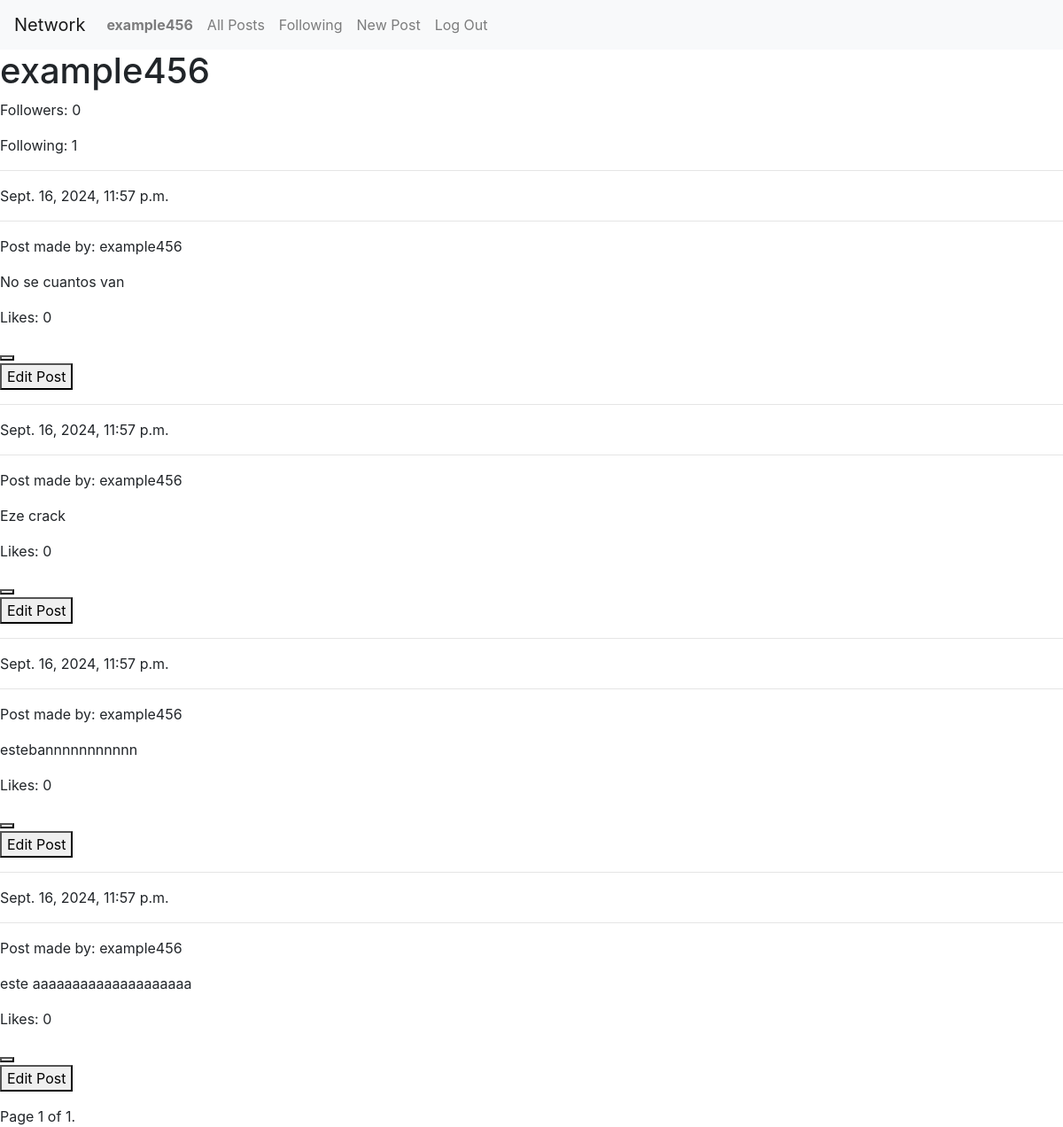
Screenshot of /profile/example456/ (signed in) with the database file from the repository.
### network/models.py (models this page shows, shortened)
class User(AbstractUser):
    pass

class Profile(models.Model):
    user = models.OneToOneField(User, on_delete=models.CASCADE, related_name="profile")
    followers = models.ManyToManyField(User, related_name="following", blank=True)

class Post(models.Model):
    user = models.ForeignKey("User", on_delete=models.CASCADE, related_name="user")
    body = models.TextField(blank=True)
    timestamp = models.DateTimeField(auto_now_add=True)
    likes = models.ManyToManyField(User, related_name="liked_posts", blank=True, default=0)
    is_active = models.BooleanField(default=True)

### network/views.py (the view)
# urls.py: path('profile/<str:username>/', views.profile, name='profile'),
def profile(request, username):
    user = get_object_or_404(User, username=username)
    profile, created = Profile.objects.get_or_create(user=user)
    posts = Post.objects.filter(user=user).order_by("-timestamp")
    pagin = paginator(request, posts)
    is_following = False
    is_profile = False
    num_followers = profile.followers.count()  # Contar seguidores
    num_following = user.following.count()  # Contar seguidos
    if request.user == user:
        is_profile = True
    if request.user.is_authenticated and not is_profile:
        is_following = request.user in profile.followers.all()
    return render(request, "network/profile.html", {
            "profile_user": user,
            "profile": profile,
            "active_posts": pagin["page_posts"],
            "is_following": is_following,
            "num_followers": num_followers,
            "num_following": num_following,
            "is_profile": is_profile,
        })

### network/views.py (called while the page is built)
def paginator(request, posts):
    paginator = Paginator(posts, 10)
    page_num = request.GET.get('page', 1)
    try:
        page_posts = paginator.get_page(page_num)
    except PageNotAnInteger:
        page_posts = paginator.page(1)
    except EmptyPage:
        page_posts = paginator.page(paginator.num_pages)
    return {
        "page_posts": page_posts,
    }

### network/templates/network/profile.html (shortened to what this page needs)
{% extends "network/layout.html" %}
{% load static %}
{% block body %}
    <div id="profile-view" data-is-following="{{ is_following|yesno:'true,false' }}" data-user-id="{{ profile.user.id }}">
        <h1>{{ profile.user }}</h1>
        {% if active_posts %}
        <div>
            <p>Followers: {{ num_followers }}</p>
            <p>Following: {{ num_following }} </p>
            {% for post in active_posts %}
                <p>
                    <hr>
                    {{ post.timestamp }}
                    <hr>
                    <p>Post made by: {{ post.user }}</p>
                    <p id="post-body" data-post-id="{{post.id}}">{{ post.body }}</p>
                    <p data-liked="">
                        {% if post.likes %}
                            Likes: {{ post.likes.count }}
                        {% else %}
                            Likes: 0
                        {% endif %}
                    </p>
                    <div><button id="like-post-button-{{post.id}}"></button></div>
                    <div>
                        {% if post.user == request.user %}
                            <button id="edit-post-button-{{post.id}}">Edit Post</button>
                        {% endif %}
                    </div>
                </p>
            {% endfor %}
        </div>
        <div>
        {% else %}
            No active active_posts.
        {% endif %}
        <div class="pagination">
            <span class="step-links">
                <span class="current">
                    Page {{ active_posts.number }} of {{ active_posts.paginator.num_pages }}.
                </span>
            </span>
        </div>
    </div>
{% endblock %}

### network/templates/network/layout.html (shortened to what this page needs)
{% load static %}
<!DOCTYPE html>
<html lang="en">
    <head>
        <link rel="stylesheet" href="https://stackpath.bootstrapcdn.com/bootstrap/4.4.1/css/bootstrap.min.css">
        <link href="{% static 'network/styles.css' %}" rel="stylesheet">
    </head>
    <body>
        <nav class="navbar navbar-expand-lg navbar-light bg-light">
            <a class="navbar-brand" href="#">Network</a>
            <div>
              <ul class="navbar-nav mr-auto">
                {% if user.is_authenticated %}
                    <li class="nav-item">
                        <a class="nav-link" href="{% url 'profile' user.username %}" id="profile"><strong>{{ user.username }}</strong></a>
                    </li>
                {% endif %}
                <li class="nav-item">
                  <a class="nav-link" href="{% url 'index' %}">All Posts</a>
                </li>
                {% if user.is_authenticated %}
                    <li class="nav-item">
                        <a class="nav-link" href="{% url 'following' %}">Following</a>
                    </li>
                    <li class="nav-item">
                        <a class="nav-link" href="{% url 'new_post' %}">New Post</a>
                    </li>
                    <li class="nav-item">
                        <a class="nav-link" href="{% url 'logout' %}">Log Out</a>
                    </li>
                {% endif %}
              </ul>
            </div>
          </nav>
        <div class="body">
            {% block body %}
            {% endblock %}
        </div>
    </body>
</html>

### rows the page displays
User: username "example456"
Profile: user "example456"
Post: timestamp "Sept. 16, 2024, 11:57 p.m.", user "example456", body "No se cuantos van", likes.count "0"
Post: timestamp "Sept. 16, 2024, 11:57 p.m.", user "example456", body "Eze crack", likes.count "0"
Post: timestamp "Sept. 16, 2024, 11:57 p.m.", user "example456", body "estebannnnnnnnnnn", likes.count "0"
Post: timestamp "Sept. 16, 2024, 11:57 p.m.", user "example456", body "este aaaaaaaaaaaaaaaaaaaa", likes.count "0"

### other values shown
{{ num_followers }} "0"
{{ num_following }} "1"
{{ active_posts.number }} "1"
{{ active_posts.paginator.num_pages }} "1"
